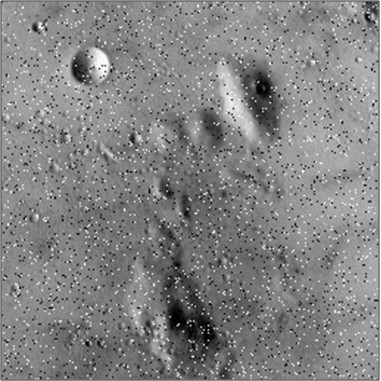
#> input picture 02-ComputerVision/OpenCV_Labs/img/moon_shot_noise.jpg, 381 x 381 px, found by its file name
$ python 'L4 Noise Reduction.py'
#> lines starting #> are read from the running program, lines starting #| are printed output that depends on the picture
import cv2

# Load the image
img = cv2.imread("moon_shot_noise.jpg", cv2.IMREAD_GRAYSCALE)
#> img is the input picture: shape (381, 381); min 0, max 255, mean 131.4
if img is None:
    print("Error loading image")
    exit()

# Apply filters
blurred = cv2.blur(img, ksize=(5, 5))  # Simple averaging
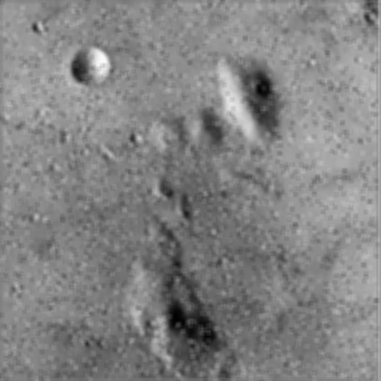
#> blurred: shape (381, 381); min 1, max 251, mean 131.2
gaussian = cv2.GaussianBlur(img, (3, 3), 0)  # Gaussian blur
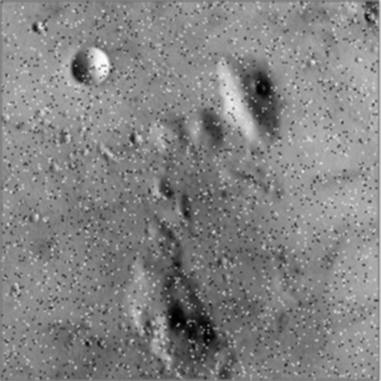
#> gaussian: shape (381, 381); min 0, max 252, mean 131.3
median = cv2.medianBlur(img, 5)  # Median blur
box_filtered = cv2.boxFilter(img, ddepth=-1, ksize=(5, 5))

# Display results
cv2.imshow("Original", img)
cv2.imshow("Averaging (Blur)", blurred)
cv2.imshow("Gaussian Blur", gaussian)
cv2.imshow("Median Blur", median)
cv2.imshow("Box Filter", box_filtered)

cv2.waitKey(0)
cv2.destroyAllWindows()

$ run again, with 02-ComputerVision/OpenCV_Labs/img/Dog.jpg copied over 02-ComputerVision/OpenCV_Labs/img/moon_shot_noise.jpg
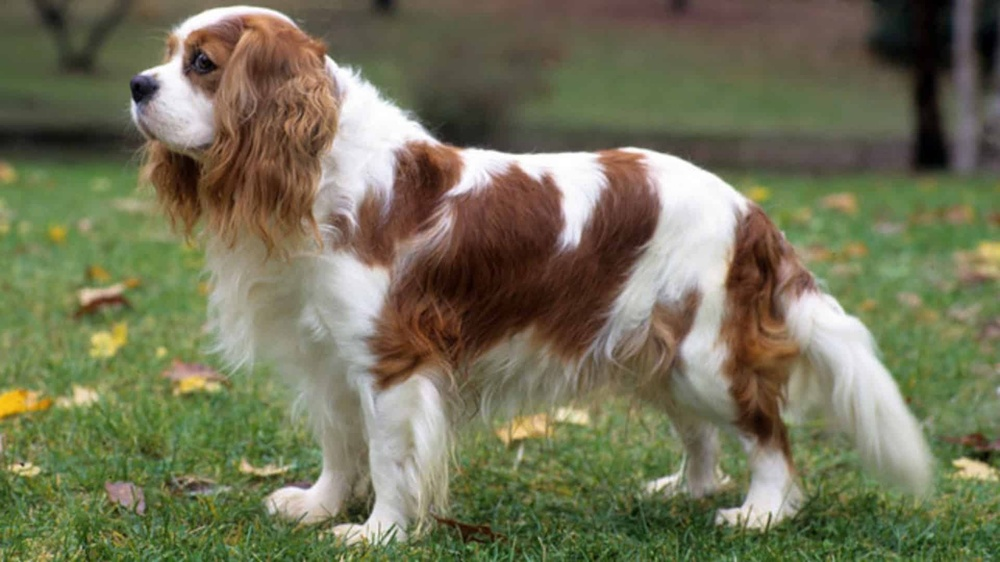
#> input picture 02-ComputerVision/OpenCV_Labs/img/Dog.jpg, 1000 x 562 px, shrunk from 1920 x 1080 before the run, found by its file name
#> `img = cv2.imread("moon_shot_noise.jpg", cv2.IMREAD_GRAYSCALE)`:
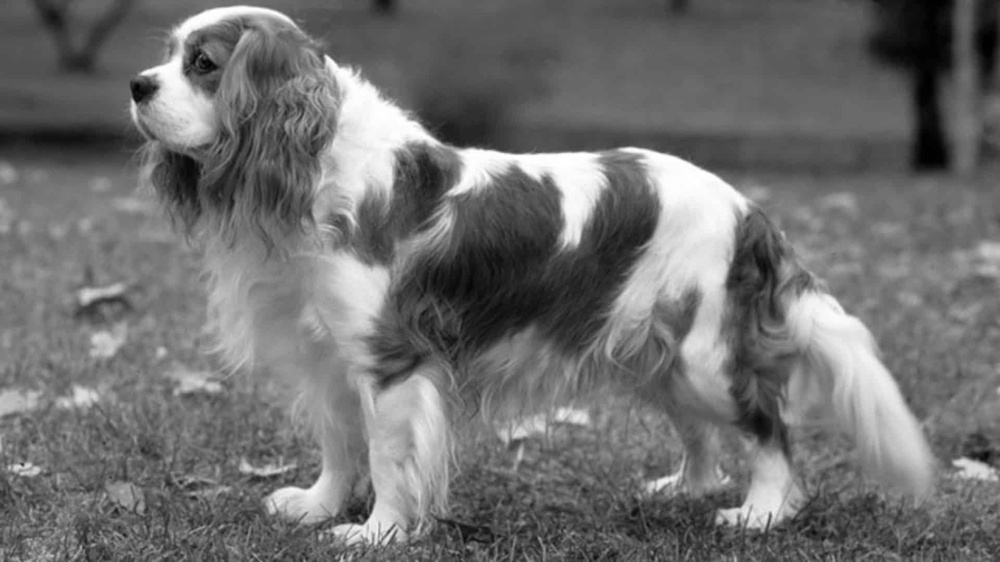
#> img: shape (562, 1000); min 0, max 255, mean 111.8
